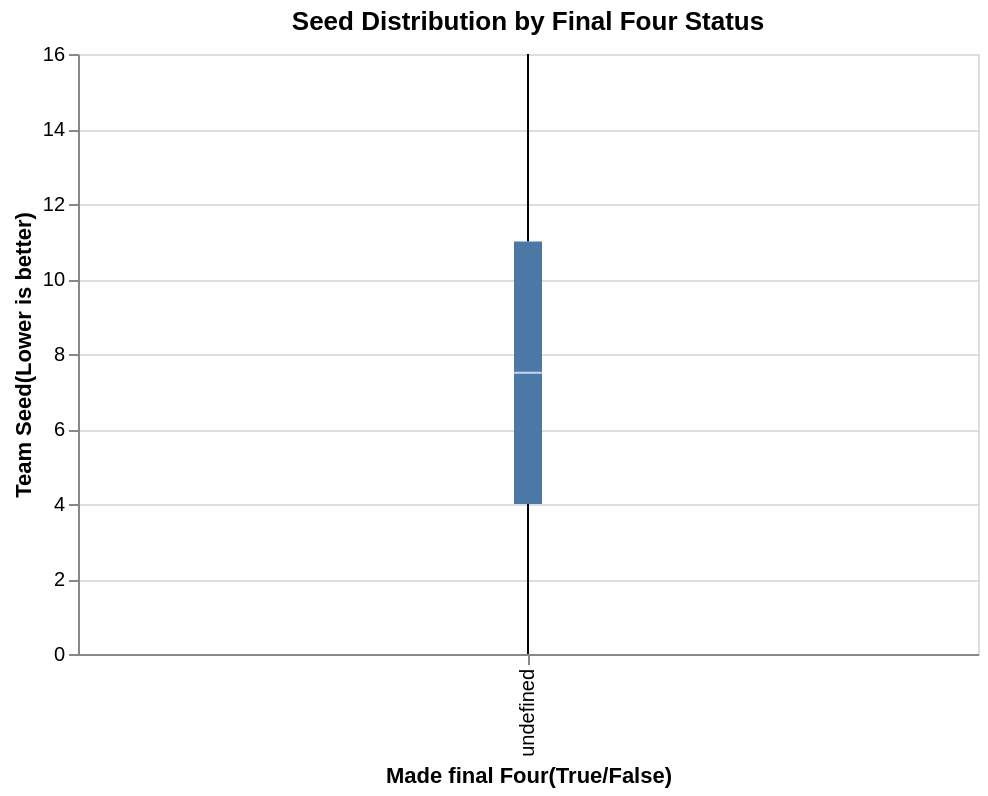

The code cell stored with this chart in its notebook:
### Markdown cell above
Visualization 2: This box plot explores how a team's seed ranking relates to their qualification for the final four. By comparing the seed distributions, we can visually assess whether higher seeded teams are more likely to reach the final compete.

### Code cell
import altair as alt
vis_2 = alt.Chart(df).mark_boxplot().encode(
    alt.X("made_final_four:N", title="Made final Four(True/False)"),
    alt.Y("seed:Q", title="Team Seed(Lower is better)")
).properties(
    title="Seed Distribution by Final Four Status",
    width=450,
    height=300
)
vis_2

### Figure 1 — Vega-Lite specification as saved in the notebook (floating-point values rounded to 4 significant figures; data arrays with more than 128 entries replaced by an {"elided": "..."} marker saying what was removed)
{"config": {"view": {"continuousWidth": 300, "continuousHeight": 300}}, "data": {"name": "data-e258c2f24f58d7fd09d2d3af39f6e993"}, "mark": {"type": "boxplot"}, "encoding": {"x": {"field": "made_final_four", "title": "Made final Four(True/False)", "type": "nominal"}, "y": {"field": "seed", "title": "Team Seed(Lower is better)", "type": "quantitative"}}, "height": 300, "title": "Seed Distribution by Final Four Status", "width": 450, "$schema": "https://vega.github.io/schema/vega-lite/v5.20.1.json", "datasets": {"data-e258c2f24f58d7fd09d2d3af39f6e993": {"elided": "2092 records"}}}
